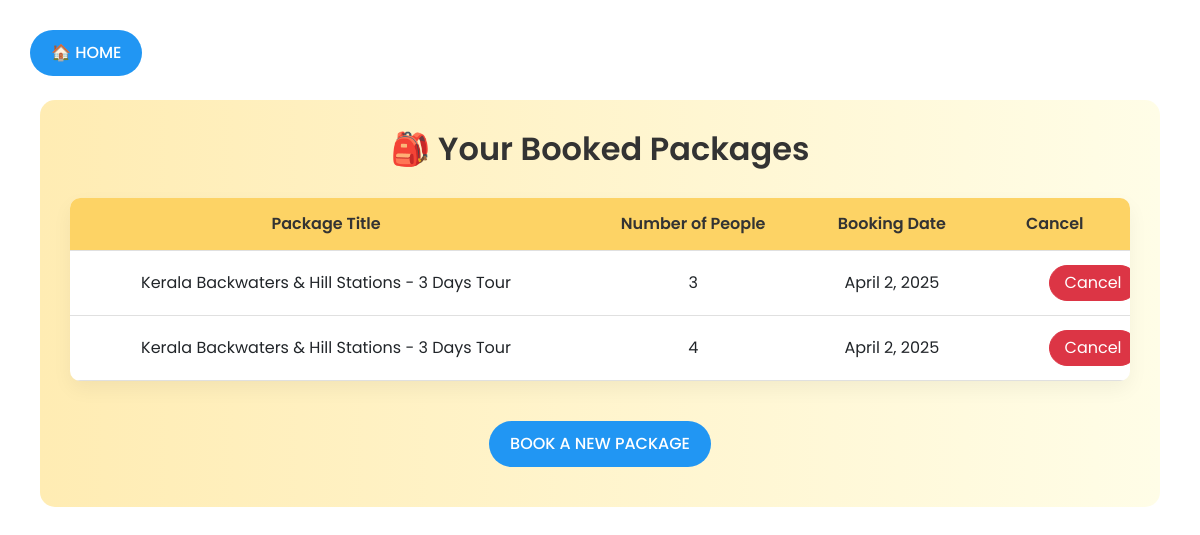
Screenshot of /dashboards/ (signed in) with the database file from the repository.
### travelapp/models.py (models this page shows, shortened)
class Booking(models.Model):
    user = models.ForeignKey(settings.AUTH_USER_MODEL, on_delete=models.CASCADE, related_name="bookings")
    package = models.ForeignKey(TourPackage, on_delete=models.CASCADE, related_name="bookings")
    booking_date = models.DateTimeField(auto_now_add=True)
    status = models.CharField(max_length=20, choices=[("pending", "Pending"), ("confirmed", "Confirmed")], default="Confirmed")
    number_of_people = models.PositiveIntegerField(default=1)  # How many people are booking for the tour
    booking_date = models.DateField()
    total_price = models.DecimalField(max_digits=12, decimal_places=2, blank=True, null=True)

class TourPackage(models.Model):
    provider = models.ForeignKey(
        settings.AUTH_USER_MODEL,
        on_delete=models.CASCADE,
        related_name="packages"
    )
    title = models.CharField(max_length=255)
    description = models.TextField()
    price = models.DecimalField(max_digits=10, decimal_places=2)
    availability = models.PositiveIntegerField()  # Number of available slots
    duration = models.CharField(max_length=100, null=True, blank=True)
    image = models.ImageField(upload_to='img/', blank=True, null=True)
    created_at = models.DateTimeField(auto_now_add=True)
    verified = models.BooleanField(default=False)  # New field for admin verification

### travelapp/views.py (the view)
# urls.py: path('dashboards/', userdash, name='userdash'),
@login_required
def userdash(request):
    user = request.user
    bookings = Booking.objects.filter(user=user)
    available_packages = TourPackage.objects.exclude(id__in=bookings.values_list('package_id', flat=True))
    return render(request, 'userdash.html', {
        'user': user,
        'bookings': bookings,
        'available_packages': available_packages
    })

### templates/userdash.html (shortened to what this page needs)
{% extends 'index.html' %}
{% load static %}
{% block content %}
<!DOCTYPE html>
<html lang="en">
<head>
  <link href="https://stackpath.bootstrapcdn.com/bootstrap/4.4.1/css/bootstrap.min.css" rel="stylesheet">
</head>
<body>
  <a href="{% url 'home' %}" class="btn btn-custom nav-btn">🏠 Home</a>
  <div class="container">
    <div class="booked-section">
      <h2>🎒 Your Booked Packages</h2>
      <table>
        <tr>
          <th>Package Title</th>
          <th>Number of People</th>
          <th>Booking Date</th>
          <th>Cancel</th>
        </tr>
        {% for booking in bookings %}
        <tr>
          <td>{{ booking.package.title }}</td>
          <td>{{ booking.number_of_people }}</td>
          <td>{{ booking.booking_date }}</td>
          <td>
            <a href="{% url 'cancel_booking' booking.id %}" class="btn btn-danger">Cancel</a>
          </td>
        </tr>
        {% empty %}
        <tr><td colspan="4">You haven't booked any packages yet.</td></tr>
        {% endfor %}
      </table>
      <a href="{% url 'packagelist' %}" class="btn btn-custom">Book a New Package</a>
    </div>
  </div>
</body>
</html>
{% endblock %}

### static/css/styleone.css (style rules this page uses)
.btn { margin-left: 45%; }

### static/css/style.css (style rules this page uses)
html,body { font-family: 'Viga'; }

### rows the page displays
Booking: package "Kerala Backwaters & Hill Stations - 3 Days Tour", number_of_people "3", booking_date "April 2, 2025"
Booking: package "Kerala Backwaters & Hill Stations - 3 Days Tour", number_of_people "4", booking_date "April 2, 2025"
